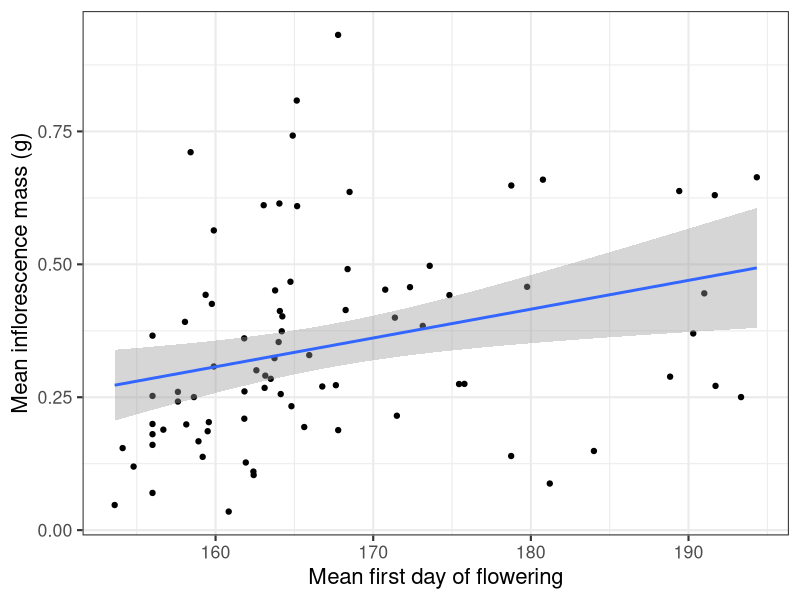

This figure's R source: (Note: this script raises an error after producing the figure.)
# Load libraries
library(tidyverse); library(lubridate)

# Read in harvest data 
harvest <- read_csv("gardens/rawdata/CG_harvest2023.csv")

# Set all columns to be lowercase
names(harvest) <- tolower(names(harvest))

## Format SS harvest data ####
# Subset to just Sheep Station
harvest %>%
  filter(site == "SheepStation") %>% 
  mutate(site = "SS") -> harvest_ss

# Check x and y coordinates
table(harvest_ss$x)
table(harvest_ss$y)
# Makes sense

# Check block and plot ID
table(harvest_ss$plot) # Currently in cumulative plots
# Need to change these to be block and plot
names(harvest_ss)[which(names(harvest_ss)=="plot")] <- "cum_plot"
# Remove current block column
harvest_ss %>% select(-block) -> harvest_ss
tmp <- data.frame(block=sort(rep(1:10,4)),
                  plot=rep(1:4,10),
                  cum_plot=1:40)
harvest_ss <- merge(harvest_ss, tmp)
harvest_ss %>% select(-cum_plot) -> harvest_ss

# Format dates
harvest_ss %>% 
  mutate(date = ifelse(date == "ND", NA, date),
         date = mdy(date)) -> harvest_ss

# Create action list for notes
# compile notes
tmp <- harvest_ss$notes
tmp[tmp==""] <- NA
tmp <- tmp[!is.na(tmp)]
tmp <- unique(tmp,MARGIN=2)
tmp <- data.frame(notes=tmp,action=NA)
#write.csv(tmp,file=paste0(here("gardens/deriveddata/"),"SS","2023","_harvest_notes.csv"),row.names=F)
# Edited by MLV on 24 April 2024
rm(tmp)

# Bring notes back in and include standardized notes only
notes_ss <- read_csv("gardens/deriveddata/SS2023_harvest_notes.csv")
notes_ss %>% 
  filter(action == action) %>% 
  merge(harvest_ss, all = T) %>% 
  # Select only the columns that we want
  select(site, date, block, plot, density, albedo, x, y, genotype, growout,
         live, v, harvest, tillers, biomass_whole, inflor_mass, note_standard) %>% 
  # Arrange by position
  arrange(block, plot, density, albedo, x, y) %>% 
  # Recode v stage (choose the most advanced stage if multiple v stages
  # recorded)
  mutate(v = case_when(v == "FP_FG" ~ "FP",
                       v == "FG_FP" ~ "FP",
                       v == "FP_FG_BS" ~ "FP",
                       v == "FG_FP_BS" ~ "FP",
                       v == "FG_FB_FP" ~ "FB",
                       v == "BS_FG" ~ "FG",
                       v == "FP_BS" ~ "FP",
                       v == "BS_FG_FP" ~ "FP",
                       v == "FB_FP" ~ "FB",
                       v == "FG_BS" ~ "FG",
                       v == "FB_BS" ~ "FB",
                       v == "FP_FB" ~ "FB",
                       v == "FG_FB" ~ "FB",
                       v == "FG/FP" ~ "FP",
                       v == "FP/FG" ~ "FP",
                       v == "FG_FP_FB" ~ "FB",
                       v == "FB_FG" ~ "FB",
                       v == "FG_FG" ~ "FG",
                       T ~ v)) -> harvest_ss

table(harvest_ss$v)
table(harvest_ss$live)
# There are some observations where the plant is recorded as dead and a v stage
# is recorded (most of these are early v stages)
harvest_ss %>% 
  filter(complete.cases(v) & live == "N") %>% 
  pull(v) %>% table()
# This might show up when we try and match harvest and phenology data

## Matching harvest and phenology data for SS ####

# Read in plant IDs
plantID_ss <- read_csv("gardens/deriveddata/SS2023_plantID.csv")
# Read in phenology data
phen_ss <- read_csv("gardens/deriveddata/SS2023_growthphenology_by_plantID.csv")
# Read in phenology standardized notes
notes_phen_ss <- read_csv("gardens/deriveddata/SS2023_notes.csv")

# Merge together plantIDs and phenology
merge(phen_ss, plantID_ss) %>% 
  # Merge together with notes
  merge(notes_phen_ss, all = T) %>% 
  # Select only columns that we need
  select(plantID, site, year, block, plot, x, y, genotype, growout, jday, live, v, herbivory, frost_heave, note_standard) %>% 
  # Rearrange by location
  arrange(block, plot, x, y) -> ss_clean_phenology

# Get last phenology check for each plant
ss_clean_phenology %>% 
  group_by(block, plot, x, y) %>% 
  slice_max(jday) -> ss_last_phen

# Merge phenology data with harvest data
harvest_ss %>% 
  select(harvest_date = date, block, plot, density, albedo, x, y, genotype,
         growout, live_harvest = live, v_harvest =  v, harvest, tillers, biomass_whole, inflor_mass,
         note_standard_harvest = note_standard) %>% 
  merge(ss_last_phen) -> phen_harvest_ss

# See how well phenology and harvest match up
phen_harvest_ss %>% 
  # If we recorded a weight, then it was definitely harvested
  mutate(harvest = ifelse(is.na(biomass_whole), "N", "Y")) -> phen_harvest_ss

# Check accuracy  
phen_harvest_ss %>% 
  group_by(live, harvest) %>% 
  summarize(n = n())

phen_harvest_ss %>% 
  filter(live == "Y" & harvest == "N") # Most of these are wrong species or early stages

phen_harvest_ss %>% 
  filter(live == "N" & harvest == "Y") # Just seems random


## SS Fitness and flowering time ####
# Merge phenology and harvest data sets to figure out which plants flowered
harvest_ss %>% 
  select(harvest_date = date, block, plot, density, albedo, x, y, genotype,
         growout, live_harvest = live, v_harvest =  v, harvest, tillers, biomass_whole, inflor_mass,
         note_standard_harvest = note_standard) %>% 
  merge(ss_clean_phenology) -> merged_dat 
  
merged_dat %>% 
  filter(v %in% c("FG", "FP", "FB")) %>% 
  group_by(plantID) %>% 
  slice_min(jday) -> plants_flowered_phenology

# Figure out which ones flowered *after* last phenology check
`%notin%` <- Negate(`%in%`)

merged_dat %>% 
  filter(plantID %notin% plants_flowered_phenology$plantID) %>% 
  filter(v_harvest %in% c("FG", "FP", "FB")) %>% 
  group_by(plantID) %>% 
  slice_max(jday) -> plants_flowered_harvest

plants_flowered_phenology %>% 
  select(-v_harvest)

# If first time flowered when harvested, adjust v stage and date
plants_flowered_harvest %>% 
  mutate(jday = yday(harvest_date),
         jday = ifelse(jday < 270, jday, jday-365),
         v = v_harvest) -> plants_flowered_harvest
  
# Bring datasets back together
rbind(plants_flowered_phenology, plants_flowered_harvest) -> all_plants_flowered

# Get plants that did not flower
merged_dat %>% 
  filter(plantID %notin% all_plants_flowered$plantID) %>% 
  group_by(plantID) %>% 
  slice_min(jday) -> all_plants_no_flower

# Get average flowering time of genotypes
all_plants_flowered %>% 
  group_by(genotype) %>% 
  summarize(mean_flower = mean(jday)) %>% 
  ungroup() -> genotype_averages

# Assign plants that didn't flower the average flowering time for genotype
all_plants_no_flower %>% 
  merge(genotype_averages) %>% 
  mutate(jday = mean_flower) %>% 
  # And then assign fitness (inflor_mass) to be 0
  mutate(inflor_mass = 0) -> all_plants_no_flower

# Bring flowered and non-flowered plants back together
rbind(all_plants_flowered, all_plants_no_flower) -> flower_fit

# Write file to save in derived data sets
write_csv(flower_fit, "gardens/deriveddata/SS2023_flower_fit.csv")

# Group by genotype and get average fitness and flowering time
flower_fit %>% 
  group_by(genotype) %>% 
  summarize(jday_avg = mean(jday),
            fitness_avg = mean(inflor_mass)) %>% 
  ggplot(aes(x = jday_avg, fitness_avg)) + 
  geom_point() +
  geom_smooth(method = "lm") +
  theme_bw(base_size = 16) + 
  labs(y = "Mean inflorescence mass (g)",
       x = "Mean first day of flowering")
# Same pattern as we see in 2022, which is good!

## Format Cheyenne harvest data ####
# Subset to just Wildcat
harvest %>%
  filter(site == "Cheyenne") %>% 
  mutate(site = "CH") -> harvest_ch

# Check x and y coordinates
table(harvest_ch$x)
table(harvest_ch$y)
# All good

# Manually add in plot numbers
harvest_ch %>% 
  group_by(albedo, density, block) %>% 
  summarize() %>% 
  ungroup() %>% 
  arrange(block) %>% 
  mutate(plot = rep(1:4, 10)) -> plot_info
merge(harvest_ch %>% select(-plot), plot_info) -> harvest_ch

# Check block and plot ID
table(harvest_ch$plot) # All good

# Format dates
harvest_ch %>% 
  mutate(date = ifelse(date == "UNKNOWN", NA, date),
         date = mdy(date)) -> harvest_ch

# Create action list for notes
# compile notes
tmp <- harvest_ch$notes
tmp[tmp==""] <- NA
tmp <- tmp[!is.na(tmp)]
tmp <- unique(tmp,MARGIN=2)
tmp <- data.frame(notes=tmp,action=NA)
# write.csv(tmp,file=paste0(here("gardens/deriveddata/"),"CH","2023","_harvest_notes.csv"),row.names=F)
# Edited by MLV on 29 April 2024
rm(tmp)

# Bring notes back in and include standardized notes only
notes_ch <- read_csv("gardens/deriveddata/CH2023_harvest_notes.csv")
notes_ch %>% 
  filter(action == "action") %>% 
  merge(harvest_ch, all = T) %>% 
  # Select only the columns that we want
  select(site, date, block, plot, density, albedo, x, y, genotype, growout,
         live, v, harvest, tillers, biomass_whole, inflor_mass, note_standard) %>% 
  # Arrange by position
  arrange(block, plot, density, albedo, x, y) %>% 
  # Recode v stage (choose the most advanced stage if multiple v stages
  # recorded)
  mutate(v = case_when(v == "FB_FG" ~ "FB",
                       v == "FP_FG" ~ "FP",
                       v == "FG_FP_FB" ~ "FB",
                       v == "FG_FB" ~ "FB",
                       v == "FB_FP" ~ "FB",
                       v == "FG_FP" ~ "FP",
                       v == "FP_FB" ~ "FB",
                       v == "FB_FG_FP" ~ "FB",
                       v == "FG_FB_FP" ~ "FB",
                       v == "FP_FG_FB" ~ "FB",
                       v == "FB_FP_FG" ~ "FB",
                       v == "FP_FB_FB" ~ "FB",
                       v == "FP_FB_FG" ~ "FB",
                       v == "FP_BS" ~ "FP",
                       T ~ v)) -> harvest_ch

table(harvest_ch$live)
table(harvest_ch$v)

# Set live plants to be live if a v stage was recorded
harvest_ch$live <- ifelse(harvest_ch$v %in% c("BS", "FG", "FP", "FB"), "Y", "N")

# Read in plant IDs
plantID_ch <- read_csv("gardens/deriveddata/CH2023_plantID.csv")
# Read in phenology data
phen_ch <- read_csv("gardens/deriveddata/CH2023_growthphenology_by_plantID.csv")
# Read in phenology standardized notes
notes_phen_ch <- read_csv("gardens/deriveddata/CH2023_notes_actions.csv")

# Merge together plantIDs and phenology
merge(phen_ch, plantID_ch) %>% 
  # Merge together with notes
  merge(notes_phen_ch, all = T) %>% 
  # Select only columns that we need
  select(plantID, site, year, block, plot, x, y, genotype, jday, live, v, herbivory, frost_heave, notes) %>% 
  # Rearrange by location
  arrange(block, plot, x, y) -> ch_clean_phenology

# Get last phenology check for each plant
ch_clean_phenology %>% 
  filter(live %in% c("N", "Y")) %>% 
  group_by(block, plot, x, y) %>% 
  slice_max(jday) -> ch_last_phen

# Merge phenology data with harvest data
harvest_ch %>% 
  select(harvest_date = date, block, plot, density, albedo, x, y, live_harvest = live,
         v_harvest =  v, harvest, tillers, biomass_whole, inflor_mass,
         note_standard_harvest = note_standard) %>%  
  merge(ch_last_phen) -> phen_harvest_ch

# See how well phenology and harvest match up
phen_harvest_ch %>% 
  # If we recorded a weight, then it was definitely harvested
  mutate(harvest = ifelse(is.na(biomass_whole), "N", "Y")) -> phen_harvest_ch

# Check accuracy  
phen_harvest_ch %>% 
  group_by(live, harvest) %>% 
  summarize(n = n())

## Cheyenne fitness and flowering time ####
# Merge phenology and harvest data sets to figure out which plants flowered
harvest_ch %>% 
  select(harvest_date = date, block, plot, density, albedo, x, y, live_harvest = live, v_harvest =  v, harvest, tillers, biomass_whole, inflor_mass,
         note_standard_harvest = note_standard) %>% 
  merge(ch_clean_phenology) -> merged_dat 

merged_dat %>% 
  filter(v %in% c("FG", "FP", "FB")) %>% 
  group_by(plantID) %>% 
  slice_min(jday) -> plants_flowered_phenology

# Figure out which ones flowered *after* last phenology check
`%notin%` <- Negate(`%in%`)

merged_dat %>% 
  filter(plantID %notin% plants_flowered_phenology$plantID) %>% 
  filter(v_harvest %in% c("FG", "FP", "FB")) %>% 
  group_by(plantID) %>% 
  slice_max(jday) -> plants_flowered_harvest

# If first time flowered when harvested, adjust v stage and date
plants_flowered_harvest %>% 
  mutate(jday = yday(harvest_date),
         jday = ifelse(jday < 270, jday, jday-365),
         v = v_harvest) -> plants_flowered_harvest

# Bring datasets back together
rbind(plants_flowered_phenology, plants_flowered_harvest) -> all_plants_flowered

# Get plants that did not flower
merged_dat %>% 
  filter(plantID %notin% all_plants_flowered$plantID) %>% 
  group_by(plantID) %>% 
  slice_min(jday) -> all_plants_no_flower

# Get average flowering time of genotypes
all_plants_flowered %>% 
  group_by(genotype) %>% 
  summarize(mean_flower = mean(jday)) %>% 
  ungroup() -> genotype_averages

# Assign plants that didn't flower the average flowering time for genotype
all_plants_no_flower %>% 
  merge(genotype_averages) %>% 
  mutate(jday = mean_flower) %>% 
  # And then assign fitness (inflor_mass) to be 0
  mutate(inflor_mass = 0) -> all_plants_no_flower

# Bring flowered and non-flowered plants back together
rbind(all_plants_flowered, all_plants_no_flower) -> flower_fit


# Remove plants with bad notes
# flower_fit %>% 
#   filter(note_standard %notin% c("bad_position", "duplicate", "no_date",
#                                  "physical_damage", "smut", "seed_drop")) -> flower_fit_clean

# Filter so we are only have plants with recorded harvest dates
flower_fit %>% 
  filter(complete.cases(jday)) -> flower_fit

# Replace inflor_mass NA to be 0
flower_fit$inflor_mass <- ifelse(is.na(flower_fit$inflor_mass), 0, flower_fit$inflor_mass)

# Fix outlier point
flower_fit[flower_fit$inflor_mass > 100,"inflor_mass"] <- 4.72

# Write file to save in derived data sets
write_csv(flower_fit, "gardens/deriveddata/CH2023_flower_fit.csv")

# Group by genotype and get average fitness and flowering time
flower_fit %>% 
  group_by(genotype) %>% 
  summarize(jday_avg = mean(jday),
            fitness_avg = mean(inflor_mass)) %>% 
  ggplot(aes(x = jday_avg, fitness_avg)) + 
  geom_point() +
  # Maybe a quadratic fit here?
  geom_smooth(method = "lm", formula = y ~ x + I(x^2)) +
  geom_smooth(method = "lm", color = "red") + 
  theme_bw(base_size = 16) + 
  labs(y = "Mean inflorescence mass (g)",
       x = "Mean first day of flowering")

## Format WI harvest data ####
# Subset to just Wildcat
harvest %>%
  filter(site == "BoiseLow") %>% 
  mutate(site = "WI") -> harvest_wi

# Check x and y coordinates
table(harvest_wi$x)
table(harvest_wi$y)
# Issues here

# Remove plants that do not conform
harvest_wi %>% 
  filter((density == "high" & x %in% 1:9 & y %in% 1:10) | (density == "low" & x %in% 1:18 & y %in% 1:5)) -> harvest_wi

# Check block and plot ID
table(harvest_wi$plot) # plot 5?
harvest_wi[harvest_wi$block == 4 & harvest_wi$density == "low" & harvest_wi$albedo == "white","plot"] <- 2
# Should be plot = 2

# Format dates
harvest_wi %>% 
  mutate(date = ifelse(date %in% c("NO DATE", "no date"), NA, date),
         date = mdy(date)) -> harvest_wi

# Fix some of the observations that are missing dates (checked by Boise crew)
harvest_wi %>% 
  mutate(date = case_when(is.na(date) & block == 2 & plot == 1 & biomass_whole > 0 ~ as.Date("2023-05-31"),
                          is.na(date) & block == 4 & plot == 3 & biomass_whole > 0 ~ as.Date("2023-05-31"),
                          T ~ date)) -> harvest_wi

# Create action list for notes
# compile notes
tmp <- harvest_wi$notes
tmp[tmp==""] <- NA
tmp <- tmp[!is.na(tmp)]
tmp <- unique(tmp,MARGIN=2)
tmp <- data.frame(notes=tmp,action=NA)
# write.csv(tmp,file=paste0(here("gardens/deriveddata/"),"Boise","2023","_harvest_notes.csv"),row.names=F)
# Edited by MLV on 25 April 2024
rm(tmp)

# Bring notes back in and include standardized notes only
notes_wi <- read_csv("gardens/deriveddata/Boise2023_harvest_notes.csv")
notes_wi %>% 
  filter(action == "action") %>% 
  merge(harvest_wi, all = T) %>% 
  # Select only the columns that we want
  select(site, date, block, plot, density, albedo, x, y, genotype, growout,
         live, v, harvest, tillers, biomass_whole, inflor_mass, note_standard) %>% 
  # Arrange by position
  arrange(block, plot, density, albedo, x, y) %>% 
  # Recode v stage (choose the most advanced stage if multiple v stages
  # recorded)
  mutate(v = case_when(v == "FB_FG" ~ "FB",
                       v == "FB_FG_FP" ~ "FB",
                       v == "FB_FP" ~ "FB",
                       v == "FG_BS" ~ "FG",
                       v == "FG_FB" ~ "FB",
                       v == "FG_FP" ~ "FP",
                       v == "FG_FP_FB" ~ "FB",
                       v == "FP_FB" ~ "FB",
                       v == "FP_FG" ~ "FP",
                       v == "FP_FG_FB" ~ "FB",
                       v == "UNK" ~ NA,
                       T ~ v)) -> harvest_wi

table(harvest_wi$live)

# Set live plants to be live if a v stage was recorded
harvest_wi$live <- ifelse(harvest_wi$v %in% c("BS", "FG", "FP", "FB"), "Y", "N")

## Bring in phenology WI ####
# Read in plant IDs
plantID_wi <- read_csv("gardens/deriveddata/Boise2023_plantID.csv")
# Read in phenology data
phen_wi <- read_csv("gardens/deriveddata/Boise2023_growthphenology_by_plantID.csv")
# Read in phenology standardized notes
notes_phen_wi <- read_csv("gardens/deriveddata/Boise2023_notes_actions.csv")

# Merge together plantIDs and phenology
merge(phen_wi, plantID_wi) %>% 
  # Merge together with notes
  merge(notes_phen_wi, all = T) %>% 
  # Select only columns that we need
  select(plantID, site, year, block, plot, x, y, genotype, jday, live, v, herbivory, frost_heave, note_standard) %>% 
  # Rearrange by location
  arrange(block, plot, x, y) -> wi_clean_phenology

## WI Fitness and flowering time ####
# Merge phenology and harvest data sets to figure out which plants flowered
harvest_wi %>% 
  select(harvest_date = date, block, plot, density, albedo, x, y, live_harvest = live, v_harvest =  v, harvest, tillers, biomass_whole, inflor_mass,
         note_standard_harvest = note_standard) %>% 
  merge(wi_clean_phenology) -> merged_dat 

merged_dat %>% 
  filter(v %in% c("FG", "FP", "FB")) %>% 
  group_by(plantID) %>% 
  slice_min(jday) -> plants_flowered_phenology

# Figure out which ones flowered *after* last phenology check
`%notin%` <- Negate(`%in%`)

merged_dat %>% 
  filter(plantID %notin% plants_flowered_phenology$plantID) %>% 
  filter(v_harvest %in% c("FG", "FP", "FB")) %>% 
  group_by(plantID) %>% 
  slice_max(jday) -> plants_flowered_harvest

# If first time flowered when harvested, adjust v stage and date
plants_flowered_harvest %>% 
  mutate(jday = yday(harvest_date),
         jday = ifelse(jday < 270, jday, jday-365),
         v = v_harvest) -> plants_flowered_harvest

# Bring datasets back together
rbind(plants_flowered_phenology, plants_flowered_harvest) -> all_plants_flowered

# Get plants that did not flower
merged_dat %>% 
  filter(plantID %notin% all_plants_flowered$plantID) %>% 
  group_by(plantID) %>% 
  slice_min(jday) -> all_plants_no_flower

# Get average flowering time of genotypes
all_plants_flowered %>% 
  group_by(genotype) %>% 
  summarize(mean_flower = mean(jday)) %>% 
  ungroup() -> genotype_averages

# Assign plants that didn't flower the average flowering time for genotype
all_plants_no_flower %>% 
  merge(genotype_averages) %>% 
  mutate(jday = mean_flower) %>% 
  # And then assign fitness (inflor_mass) to be 0
  mutate(inflor_mass = 0) -> all_plants_no_flower

# Bring flowered and non-flowered plants back together
rbind(all_plants_flowered, all_plants_no_flower) -> flower_fit

# Remove plants with bad notes
flower_fit %>% 
  filter(note_standard %notin% c("bad_position", "duplicate", "no_date",
                                 "physical_damage", "smut", "seed_drop")) -> flower_fit_clean

# Filter so we are only have plants with recorded harvest dates
flower_fit_clean %>% 
  filter(complete.cases(jday)) -> flower_fit_clean

# Replace inflor_mass NA to be 0
flower_fit_clean$inflor_mass <- ifelse(is.na(flower_fit_clean$inflor_mass), 0, flower_fit_clean$inflor_mass)

# Write csv of flower fitness data
write_csv(flower_fit_clean, "gardens/deriveddata/Boise2023_flower_fit.csv")

# Group by genotype and get average fitness and flowering time
flower_fit_clean %>% 
  group_by(genotype) %>% 
  summarize(jday_avg = mean(jday),
            fitness_avg = mean(inflor_mass)) %>% 
  ggplot(aes(x = jday_avg, fitness_avg)) + 
  geom_point() +
  geom_smooth(method = "lm") +
  theme_bw(base_size = 16) + 
  labs(y = "Mean inflorescence mass (g)",
       x = "Mean first day of flowering")
# Same pattern as we see in 2022, which is good!
